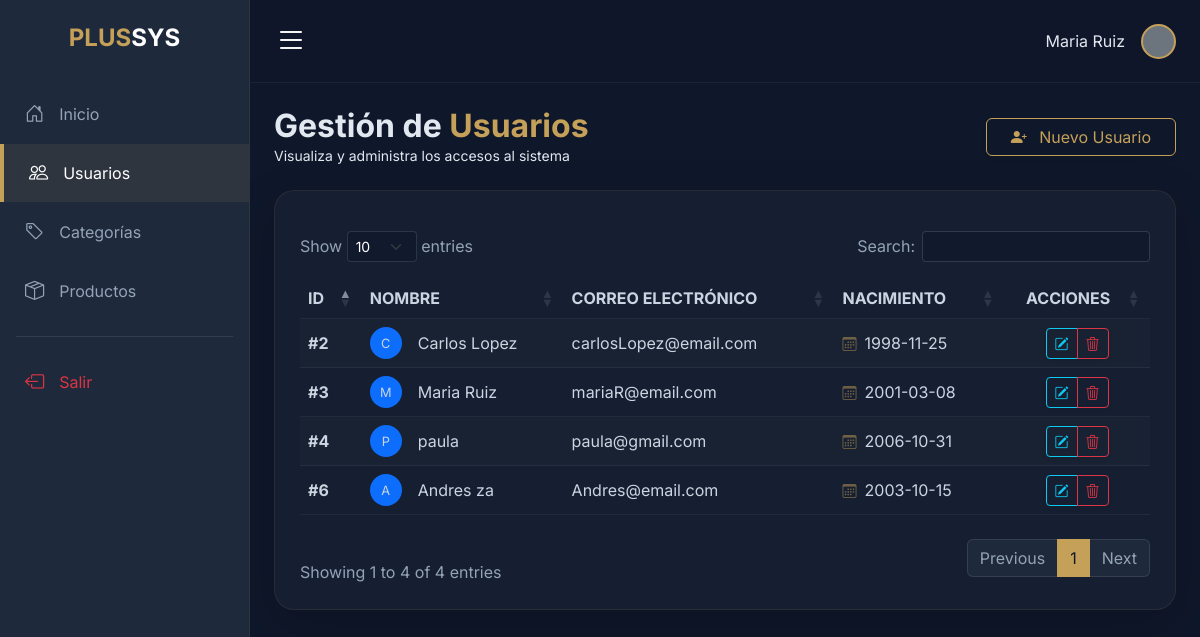
The page /controller/ListarUsuarioController.php (signed in) on the database as committed earlier.
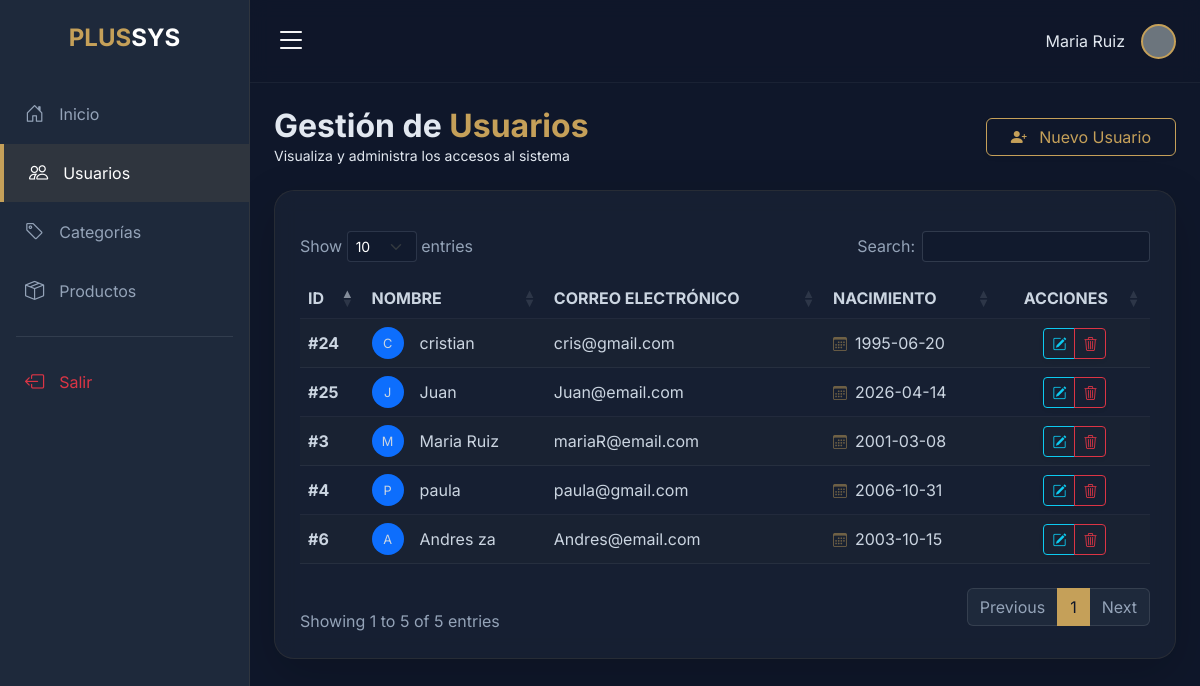
The same page on the database as committed later.
### tables this page shows
CREATE TABLE `usuario` (
  `id` int(11) NOT NULL,
  `nombre` varchar(100) NOT NULL,
  `correo` varchar(150) NOT NULL,
  `password` varchar(255) NOT NULL,
  `fech_nac` date NOT NULL,
  `activo` tinyint(1) DEFAULT 1,
  `creado_en` timestamp NOT NULL DEFAULT current_timestamp()
);

### controller/ListarUsuarioController.php (called while the page is built, shortened)
<?php
require_once __DIR__. '/../model/usuario.php';
$usuario = new Usuario();
$usuarios = $usuario->obtenerTodos();
require_once __DIR__. '/../view/listar-usuarios.php';
?>

### config/conexion.php (called while the page is built, shortened)
<?php
class conexion
{
    private static ?conexion $instancia = null;
    private PDO $pdo;
    private function __construct()
    {
        $dsn = "mysql:host=localhost;dbname=crud;charset=utf8mb4";
        $this->pdo =  new PDO($dsn, 'root', '',[
            PDO::ATTR_ERRMODE => PDO::ERRMODE_EXCEPTION,
            PDO::ATTR_DEFAULT_FETCH_MODE => PDO::FETCH_ASSOC,
        ]);
    }
    public static function getInstance(): self
    {
        if (self::$instancia === null){
            self::$instancia = new self();
        }
        return self::$instancia;
    }
    public function getConexion(): PDO
    {
        return $this->pdo;
    }
}
?>

### model/usuario.php (called while the page is built, shortened)
<?php
require_once __DIR__. '/../config/conexion.php';
class usuario
{
    private PDO $db;
    public function __construct()
    {
        $this->db = conexion::getInstance()->getConexion();
    }
    public function obtenerTodos(): array
    {
        $sql = "SELECT id, nombre, correo, fech_nac FROM usuario ORDER BY id DESC";
        $stmt = $this->db->prepare($sql);
        $stmt->execute();
        return $stmt->fetchAll();
    }
}
?>

### view/listar-usuarios.php (the view, shortened to what this page needs)
<!DOCTYPE html>
<html lang="es">
<head>
    <link href="https://cdn.jsdelivr.net/npm/bootstrap@5.3.0/dist/css/bootstrap.min.css" rel="stylesheet">
    <link rel="stylesheet" href="https://cdn.jsdelivr.net/npm/bootstrap-icons@1.11.1/font/bootstrap-icons.css">
    <link href="https://cdn.datatables.net/1.13.6/css/dataTables.bootstrap5.min.css" rel="stylesheet">
</head>
<body>
    <nav id="sidebar">
        <div class="sidebar-header p-4 text-center">
            <h4 class="fw-bold mb-0" style="color: var(--accent-gold);">PLUS<span class="text-white">SYS</span></h4>
        </div>
        <div class="mt-2">
            <a href="../view/dashboard.php" class="nav-link"><i class="bi bi-house-door"></i> Inicio</a>
            <a href="#" class="nav-link active"><i class="bi bi-people"></i> Usuarios</a>
            <a href="../view/crear-categoria.php" class="nav-link"><i class="bi bi-tag"></i> Categorías</a>
            <a href="../view/listar-producto.php" class="nav-link"><i class="bi bi-box-seam"></i> Productos</a>
            <hr class="mx-3" style="opacity: 0.1;">
            <a href="../controller/LogoutController.php" class="nav-link text-danger"><i class="bi bi-box-arrow-left"></i> Salir</a>
        </div>
    </nav>
    <div id="content">
        <nav class="navbar navbar-expand-lg px-4 py-3">
            <button type="button" id="sidebarCollapse" class="btn btn-link text-white p-0">
                <i class="bi bi-list fs-2"></i>
            </button>
            <div class="ms-auto d-flex align-items-center">
                <span class="me-3 d-none d-md-inline text-pale"><?= $_SESSION['nombre'] ?? 'Usuario' ?></span>
                <div class="rounded-circle bg-secondary" style="width: 35px; height: 35px; border: 2px solid var(--accent-gold);"></div>
            </div>
        </nav>
        <div class="container-fluid p-4">
            <div class="d-flex justify-content-between align-items-center mb-4">
                <div>
                    <h2 class="fw-bold m-0">Gestión de <span style="color: var(--accent-gold);">Usuarios</span></h2>
                    <p class="text small m-0">Visualiza y administra los accesos al sistema</p>
                </div>
                <a href="../view/crear-usuario.php" class="btn btn-gold-outline px-4 shadow-sm">
                    <i class="bi bi-person-plus-fill me-2"></i> Nuevo Usuario
                </a>
            </div>
            <div class="premium-card shadow-lg">
                <div class="table-responsive">
                    <table id="tablaUsuarios" class="table table-hover table-striped align-middle">
                        <thead>
                            <tr>
                                <th class="text-gold">ID</th>
                                <th class="text-gold">NOMBRE</th>
                                <th class="text-gold">CORREO ELECTRÓNICO</th>
                                <th class="text-gold">NACIMIENTO</th>
                                <th class="text-center text-gold">ACCIONES</th>
                            </tr>
                        </thead>
                        <tbody>
                            <?php foreach ($usuarios as $u): ?>
                                <tr id="fila-<?= $u['id'] ?>">
                                    <td class="fw-bold text-pale">#<?= $u['id'] ?></td>
                                    <td>
                                        <div class="d-flex align-items-center">
                                            <div class="rounded-circle bg-primary d-flex justify-content-center align-items-center me-3" style="width: 32px; height: 32px; font-size: 0.8rem;">
                                                <?= strtoupper(substr($u['nombre'], 0, 1)) ?>
                                            </div>
                                            <?= htmlspecialchars($u['nombre']) ?>
                                        </div>
                                    </td>
                                    <td class="text-pale"><?= htmlspecialchars($u['correo']) ?></td>
                                    <td><i class="bi bi-calendar3 me-2 small opacity-50"></i><?= $u['fech_nac'] ?></td>
                                    <td class="text-center">
                                        <div class="btn-group shadow-sm">
                                            <a href="../controller/EditarUsuarioController.php?id=<?= $u['id'] ?>" class="btn btn-sm btn-outline-info" title="Editar">
                                                <i class="bi bi-pencil-square"></i>
                                            </a>
                                            <button onclick="confirmarEliminar(<?= $u['id'] ?>)" class="btn btn-sm btn-outline-danger" title="Eliminar">
                                                <i class="bi bi-trash3"></i>
                                            </button>
                                        </div>
                                    </td>
                                </tr>
                            <?php endforeach; ?>
                        </tbody>
                    </table>
                </div>
            </div>
        </div>
    </div>
</body>
</html>

### view/listar-usuarios.php (style rules this page uses)
:root { --bg-dark: #0f172a; --sidebar-color: #1e293b; --accent-gold: #c5a059; --text-pale: #94a3b8; --azul-claro: #38bdf8; --row-hover: rgba(56, 189, 248, 0.05); }
body { font-family: 'Inter', sans-serif; background-color: var(--bg-dark); color: #e2e8f0; margin: 0; overflow-x: hidden; }
#sidebar { width: 250px; height: 100vh; position: fixed; background: var(--sidebar-color); transition: all 0.3s; z-index: 1000; border-right: 1px solid rgba(197, 160, 89, 0.1); }
.nav-link { color: var(--text-pale); padding: 15px 25px; display: flex; align-items: center; transition: 0.3s; text-decoration: none; }
.nav-link:hover, .nav-link.active { color: white; background: rgba(197, 160, 89, 0.1); border-left: 4px solid var(--accent-gold); }
.nav-link i { margin-right: 15px; font-size: 1.2rem; }
#content { width: calc(100% - 250px); margin-left: 250px; transition: all 0.3s; min-height: 100vh; }
.navbar { background: rgba(15, 23, 42, 0.8) !important; backdrop-filter: blur(10px); border-bottom: 1px solid rgba(255,255,255,0.05); }
.premium-card { background: rgba(30, 41, 59, 0.5); backdrop-filter: blur(10px); border: 1px solid rgba(197, 160, 89, 0.1); border-radius: 20px; padding: 25px; }
.table { --bs-table-bg: transparent; --bs-table-color: #e2e8f0; --bs-table-border-color: rgba(255, 255, 255, 0.05); margin-bottom: 0; }
.table td, .table th { background: transparent !important; color: #cbd5e1 !important; border-bottom: 1px solid rgba(255, 255, 255, 0.05) !important; }
.table-striped>tbody>tr:nth-of-type(odd)>* { background-color: rgba(255, 255, 255, 0.02) !important; box-shadow: inset 0 0 0 9999px rgba(255, 255, 255, 0.02); }
.bi-calendar3, .bi-person { color: var(--accent-gold); }
.btn-gold-outline { border: 1px solid var(--accent-gold); color: var(--accent-gold); transition: 0.3s; }

Rows that differ between the two databases and show on the page:
removed usuario: id "2", nombre "C", nombre "Carlos Lopez", correo "carlosLopez@email.com", fech_nac "1998-11-25"
added usuario: id "25", nombre "J", nombre "Juan", correo "Juan@email.com", fech_nac "2026-04-14"
added usuario: id "24", nombre "C", nombre "cristian", correo "cris@gmail.com", fech_nac "1995-06-20"
Other text that changed with them:
text written by a page script: "Show entries Search: Showing 1 to 4 of 4 entries Previous 1 Next" → "Show entries Search: Showing 1 to 5 of 5 entries Previous 1 Next"
